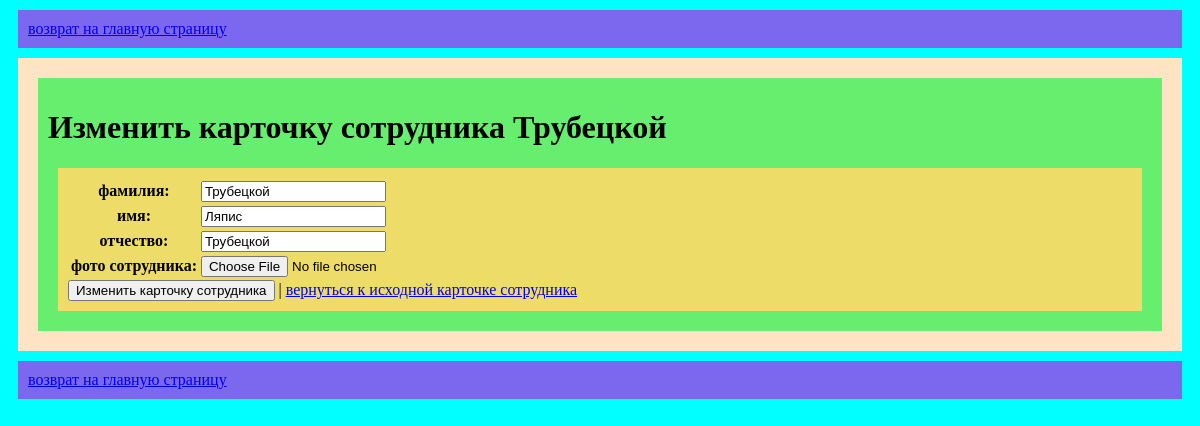
/update_personnel/6, run on the app's committed database.
### app/models.py (models this page shows, shortened)
class ProfilePersonnelModel(models.Model):
    surname = models.CharField(max_length=20, verbose_name="фамилия", blank=False,
                               validators=[MinLengthValidator(2)])  # валидация минимальной длинны
    name = models.CharField(max_length=20, verbose_name="имя", blank=True, default="неизвестно",
                            validators=[MinLengthValidator(2)])  # валидация минимальной длинны
    patronymic = models.CharField(max_length=20, verbose_name="отчество", blank=True, default="неизвестно",
                                  validators=[MinLengthValidator(2)])  # валидация минимальной длинны
    image = models.FileField(upload_to="personnel_gallery/", blank=True, verbose_name="фото сотрудника")

### app/views.py (the view)
# urls.py: path('update_personnel/<int:pk>', views.UpdatePersonnel.as_view(), name='update_personnel'),
class UpdatePersonnel(UpdateView):
    model = models.ProfilePersonnelModel
    form_class = forms.PersonnelForm
    template_name = "app/update_personnel.html"
    success_url = reverse_lazy("app:list_personnel")
    context_object_name = "person_one"  # переменная, передающаяся в шаблон

### app/forms.py
class PersonnelForm(forms.ModelForm):
    class Meta:
        model = models.ProfilePersonnelModel
        fields = "__all__"
        labels = {
            "surname": "фамилия",
            "name": "имя",
            "patronymic": "отчество",
            "image": "фото сотрудника",
        }
        error_messages = {
            "surname": {
                "max_length": "слишком длинная фамилия",
                "min_length": "слишком короткая фамилия",
                "required": "поле не должно быть пустым",
            },
            "name": {
                "max_length": "слишком длинное имя",
                "min_length": "слишком короткое имя",
                "required": "поле не должно быть пустым",
            },
            "patronymic": {
                "max_length": "слишком длинное отчество",
                "min_length": "слишком короткое отчество",
                "required": "поле не должно быть пустым",
            },
        }

### app/templates/app/update_personnel.html (shortened to what this page needs)
{% extends 'app/base.html'  %}
{% load static %}
{% block content %}
<div class="base-content">
    <h1>Изменить карточку сотрудника {{ person_one.surname }}</h1>
    <div class="one-person">
        <form method="POST" enctype="multipart/form-data">
            <table>
                {{ form }}
            </table>
            <button type="submit">Изменить карточку сотрудника</button> |
            <a href="{% url 'app:detail_personnel' person_one.pk %}">вернуться к исходной карточке сотрудника</a>
        </form>
    </div>
</div>
{% endblock %}

### app/static/app/css/base.css (style rules this page uses)
html { background-color: cyan; }
.base-content { background-color: #68ee6f; margin: 10px; padding: 10px; }
.one-person { background-color: #eedc68; margin: 10px; padding: 10px; }

### data on the page
ProfilePersonnelModel: surname "Трубецкой", name "Ляпис", patronymic "Трубецкой"
